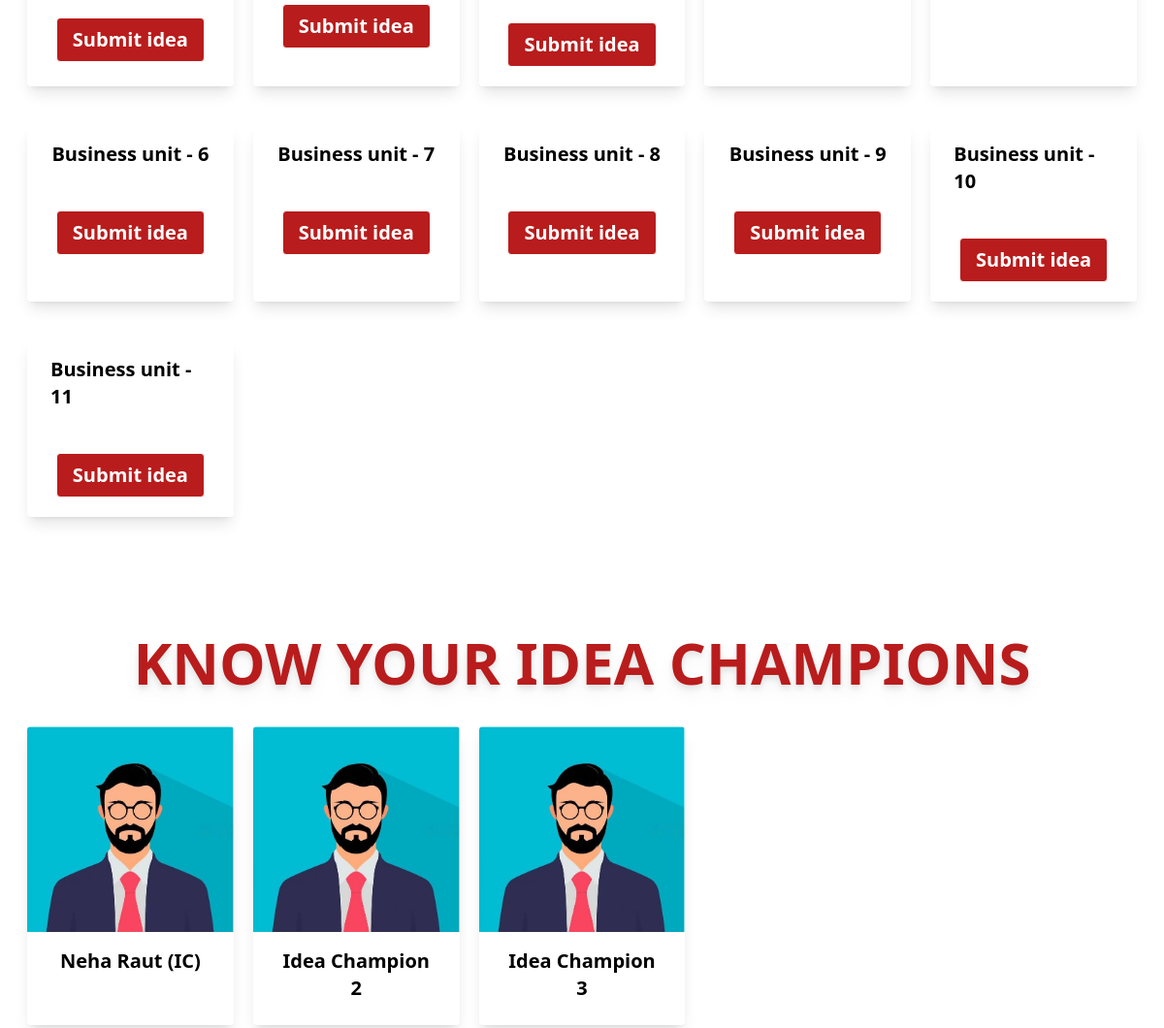
The app's page / (lower part), older data.
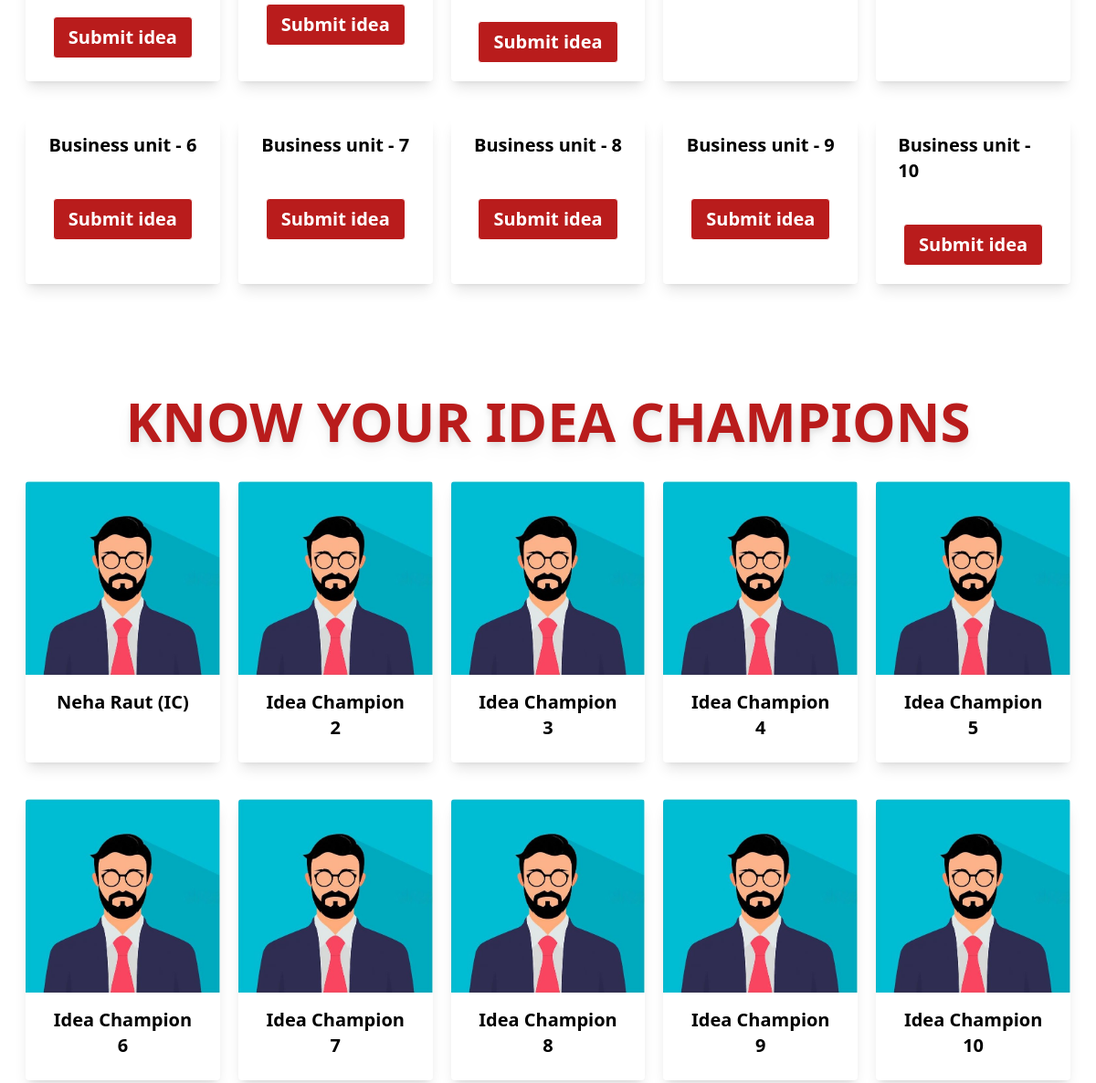
The same page, newer data.
### mainapp/models.py (models this page shows, shortened)
class BusinessUnit(models.Model):
    name = models.CharField(max_length=30, unique=True)
    idea_champion = models.ForeignKey(Account, on_delete=models.CASCADE)
    image = models.ImageField(upload_to ='business_units/', null=True)

### userauth/models.py (models this page shows, shortened)
class Account(AbstractBaseUser):
    email           = models.EmailField(max_length=50, unique =True)
    fullname        = models.CharField(max_length=20)
    is_ideator      = models.BooleanField(default=False)
    is_IC           = models.BooleanField(default=False)
    is_idea_admin   = models.BooleanField(default=False)
    is_admin        = models.BooleanField(default=False)
    is_active       = models.BooleanField(default=True)
    is_staff        = models.BooleanField(default=False)
    is_superuser    = models.BooleanField(default=False)
    date_joined     = models.DateTimeField(verbose_name="date joined", auto_now_add=True)
    objects = MyAccountManager()
    USERNAME_FIELD = 'email'
    REQUIRED_FIELDS = ['fullname']

### mainapp/views.py (the view)
# urls.py: path('', views.index, name='home'),
def index(request):
    bussiness_units = BusinessUnit.objects.all()
    idea_champions = Account.objects.filter(is_IC=True)
    context = {
        'is_HOMEPAGE':1,
        'selected':'all',
        'bussiness_units':bussiness_units,
        'idea_champions':idea_champions,
    }
    if request.user.is_authenticated:
        if request.user.is_idea_admin:
            graph1_dict = {}
            ideators = Account.objects.filter(is_ideator=True)
            submissions = Submission.objects.all()
            for ideator in ideators:
                graph1_dict[str(ideator.fullname)] = 0
            for submission in submissions:
                graph1_dict[str(submission.ideator)] += 1
            context['ideators'] = list(graph1_dict.keys())
            context['submissions'] = list(graph1_dict.values())
            graph2_dict = {}
            business_units = BusinessUnit.objects.all()
            submissions = Submission.objects.all()
            for business_unit in business_units:
                graph2_dict[str(business_unit.name)] = 0
            for submission in submissions:
                graph2_dict[str(submission.business_unit)] += 1
            context['business_units'] = list(graph2_dict.keys())
            context['submissions'] = list(graph2_dict.values())
            graph3_dict = {
                "Review Pending":0,
                "Accepted":0,
                "Rejected":0,
                "On Hold":0,
            }
            submissions = Submission.objects.all()
            for submission in submissions:
                graph3_dict[str(submission.status)] += 1
            context['submission_status'] = list(graph3_dict.keys())
            context['no_of_submissions'] = list(graph3_dict.values())
            return render(request, 'mainapp/idea_admin/home.html', context)
        elif request.user.is_IC:
            if request.method == 'POST':
                data = request.POST
                id = data["submission_id"]
                status_txt = data["status"]
                code = update_status(id, status_txt)
                if code == 1:
                    messages.info(request, 'Status updated successfully!')
                return redirect('home')
            business_unit = BusinessUnit.objects.filter(idea_champion=request.user)
            if business_unit:
                business_unit = business_unit[0]
                submissions = Submission.objects.filter(business_unit=business_unit )
                pending_submissions = submissions.filter(status="Review Pending")
                context['business_unit'] = business_unit
                context['pending_submissions'] = pending_submissions
            return render(request, 'mainapp/idea_champion/home.html', context)
        elif request.user.is_ideator:
            if request.method == 'POST':
                data = request.POST
                selected = data['selected']
                if selected == "all":
                    submissions = Submission.objects.filter(ideator=request.user)
                elif selected == "review_pending":
                    submissions = Submission.objects.filter(ideator=request.user).filter(status="Review Pending")
                elif selected == "accepted":
                    submissions = Submission.objects.filter(ideator=request.user).filter(status="Accepted")
                elif selected == "on_hold":
                    submissions = Submission.objects.filter(ideator=request.user).filter(status="On Hold")
                elif selected == "rejected":
                    submissions = Submission.objects.filter(ideator=request.user).filter(status="Rejected")
                context['selected'] = selected
                context['submissions'] = submissions
                return render(request, 'mainapp/ideator/home.html', context)
            submissions = Submission.objects.filter(ideator=request.user)
            context['submissions'] = submissions
            return render(request, 'mainapp/ideator/home.html', context)
        else:
            return render(request, 'mainapp/index.html', context)
    else:
        return render(request, 'mainapp/index.html', context)

### mainapp/templates/mainapp/index.html (shortened to what this page needs)
{% extends 'mainapp/base.html' %}
{% load static %}
{% block content %}
  <div class="grid grid-cols-5 gap-y-10 gap-x-5 flex justify-center m-7">
    {% for bussiness_unit in bussiness_units %}
      <div class="max-w-sm rounded overflow-hidden shadow-lg">
        <div class="px-6 py-4 flex flex-col justify-center items-center">
          <div class="font-bold text-xl mb-2">{{ bussiness_unit.name }}</div>
        </div>
        <div class="p-5 flex flex-col justify-center items-center">
          <a href="{% url 'new_submission' %}?bu_id={{ bussiness_unit.id }}">
            <button
              class="bg-red-700 hover:bg-white text-white text-xl hover:text-red-700 font-semibold hover:font-bold py-2 px-4 border border-white hover:border-red-700 rounded">
              Submit idea
            </button>
          </a>
        </div>
      </div>
    {% endfor %}
  </div>
  <div id="IDEA_CHAMPIONS"  class="mt-28">
    <h3 class="text-center text-6xl mt-12 text-red-700 text-6xl font-bold py-2 drop-shadow-lg hover:underline-offset-8">
      KNOW YOUR IDEA CHAMPIONS </h3>
  </div>
  <div class="grid grid-cols-5 gap-y-10 gap-x-5 flex justify-center m-7">
    {% for idea_champion in idea_champions %}
    <div class="max-w-sm rounded overflow-hidden shadow-lg">
      <img class="w-full" src="{% static 'images/user-avatar.png' %}" alt="Bridgestone - Finance">
      <div class="px-6 py-4">
        <div class="font-bold text-xl mb-2 text-center">{{ idea_champion.fullname }}</div>
      </div>
    </div>
    {% endfor %}
  </div>
 {% endblock content %}

Row changes from the older to the newer data that the page shows:
removed BusinessUnit: name "Business unit - 11"
added Account: fullname "Idea Champion 4"
added Account: fullname "Idea Champion 5"
added Account: fullname "Idea Champion 6"
added Account: fullname "Idea Champion 7"
added Account: fullname "Idea Champion 8"
added Account: fullname "Idea Champion 9"
added Account: fullname "Idea Champion 10"
